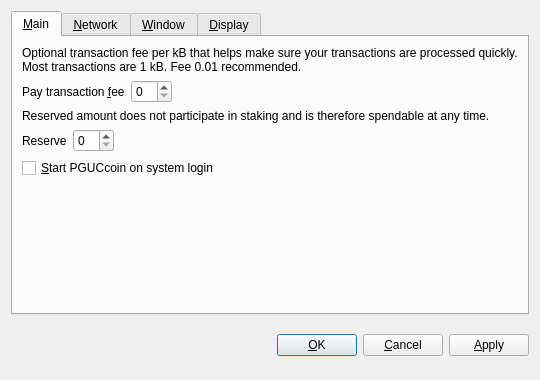
<?xml version="1.0" encoding="UTF-8"?>
<ui version="4.0">
 <class>OptionsDialog</class>
 <widget class="QDialog" name="OptionsDialog">
  <property name="geometry">
   <rect>
    <x>0</x>
    <y>0</y>
    <width>540</width>
    <height>380</height>
   </rect>
  </property>
  <property name="windowTitle">
   <string>Options</string>
  </property>
  <property name="modal">
   <bool>true</bool>
  </property>
  <layout class="QVBoxLayout" name="verticalLayout">
   <item>
    <widget class="QTabWidget" name="tabWidget">
     <property name="tabPosition">
      <enum>QTabWidget::North</enum>
     </property>
     <property name="currentIndex">
      <number>0</number>
     </property>
     <widget class="QWidget" name="tabMain">
      <attribute name="title">
       <string>&amp;Main</string>
      </attribute>
      <layout class="QVBoxLayout" name="verticalLayout_Main">
       <item>
        <widget class="QLabel" name="transactionFeeInfoLabel">
         <property name="text">
          <string>Optional transaction fee per kB that helps make sure your transactions are processed quickly. Most transactions are 1 kB. Fee 0.01 recommended.</string>
         </property>
         <property name="textFormat">
          <enum>Qt::PlainText</enum>
         </property>
         <property name="wordWrap">
          <bool>true</bool>
         </property>
        </widget>
       </item>
       <item>
        <layout class="QHBoxLayout" name="horizontalLayoutFee">
         <item>
          <widget class="QLabel" name="transactionFeeLabel">
           <property name="text">
            <string>Pay transaction &amp;fee</string>
           </property>
           <property name="textFormat">
            <enum>Qt::PlainText</enum>
           </property>
           <property name="buddy">
            <cstring>transactionFee</cstring>
           </property>
          </widget>
         </item>
         <item>
          <widget class="BitcoinAmountField" name="transactionFee"/>
         </item>
         <item>
          <spacer name="horizontalSpacerFee">
           <property name="orientation">
            <enum>Qt::Horizontal</enum>
           </property>
           <property name="sizeHint" stdset="0">
            <size>
             <width>40</width>
             <height>20</height>
            </size>
           </property>
          </spacer>
         </item>
        </layout>
       </item>
       <item>
        <widget class="QLabel" name="reserveBalanceInfoLabel">
         <property name="text">
          <string>Reserved amount does not participate in staking and is therefore spendable at any time.</string>
         </property>
         <property name="textFormat">
          <enum>Qt::PlainText</enum>
         </property>
         <property name="wordWrap">
          <bool>true</bool>
         </property>
        </widget>
       </item>
       <item>
        <layout class="QHBoxLayout" name="horizontalLayoutReserveBalance">
         <item>
          <widget class="QLabel" name="reserveBalanceLabel">
           <property name="text">
            <string>Reserve</string>
           </property>
           <property name="textFormat">
            <enum>Qt::PlainText</enum>
           </property>
           <property name="buddy">
            <cstring>reserveBalance</cstring>
           </property>
          </widget>
         </item>
         <item>
          <widget class="BitcoinAmountField" name="reserveBalance"/>
         </item>
         <item>
          <spacer name="horizontalSpacerReserveBalance">
           <property name="orientation">
            <enum>Qt::Horizontal</enum>
           </property>
           <property name="sizeHint" stdset="0">
            <size>
             <width>40</width>
             <height>20</height>
            </size>
           </property>
          </spacer>
         </item>
        </layout>
       </item>
       <item>
        <widget class="QCheckBox" name="bitcoinAtStartup">
         <property name="toolTip">
          <string>Automatically start PGUCcoin after logging in to the system.</string>
         </property>
         <property name="text">
          <string>&amp;Start PGUCcoin on system login</string>
         </property>
        </widget>
       </item>
       <item>
        <spacer name="verticalSpacer_Main">
         <property name="orientation">
          <enum>Qt::Vertical</enum>
         </property>
         <property name="sizeHint" stdset="0">
          <size>
           <width>20</width>
           <height>40</height>
          </size>
         </property>
        </spacer>
       </item>
      </layout>
     </widget>
     <widget class="QWidget" name="tabNetwork">
      <attribute name="title">
       <string>&amp;Network</string>
      </attribute>
      <layout class="QVBoxLayout" name="verticalLayout_Network">
       <item>
        <widget class="QCheckBox" name="mapPortUpnp">
         <property name="toolTip">
          <string>Automatically open the PGUCcoin client port on the router. This only works when your router supports UPnP and it is enabled.</string>
         </property>
         <property name="text">
          <string>Map port using &amp;UPnP</string>
         </property>
        </widget>
       </item>
       <item>
        <widget class="QCheckBox" name="connectSocks">
         <property name="toolTip">
          <string>Connect to the PGUCcoin network through a SOCKS proxy (e.g. when connecting through Tor).</string>
         </property>
         <property name="text">
          <string>&amp;Connect through SOCKS proxy:</string>
         </property>
        </widget>
       </item>
       <item>
        <layout class="QHBoxLayout" name="horizontalLayout_Network">
         <item>
          <widget class="QLabel" name="proxyIpLabel">
           <property name="text">
            <string>Proxy &amp;IP:</string>
           </property>
           <property name="textFormat">
            <enum>Qt::PlainText</enum>
           </property>
           <property name="buddy">
            <cstring>proxyIp</cstring>
           </property>
          </widget>
         </item>
         <item>
          <widget class="QValidatedLineEdit" name="proxyIp">
           <property name="maximumSize">
            <size>
             <width>140</width>
             <height>16777215</height>
            </size>
           </property>
           <property name="toolTip">
            <string>IP address of the proxy (e.g. 127.0.0.1)</string>
           </property>
          </widget>
         </item>
         <item>
          <widget class="QLabel" name="proxyPortLabel">
           <property name="text">
            <string>&amp;Port:</string>
           </property>
           <property name="textFormat">
            <enum>Qt::PlainText</enum>
           </property>
           <property name="buddy">
            <cstring>proxyPort</cstring>
           </property>
          </widget>
         </item>
         <item>
          <widget class="QLineEdit" name="proxyPort">
           <property name="maximumSize">
            <size>
             <width>55</width>
             <height>16777215</height>
            </size>
           </property>
           <property name="toolTip">
            <string>Port of the proxy (e.g. 9050)</string>
           </property>
          </widget>
         </item>
         <item>
          <widget class="QLabel" name="socksVersionLabel">
           <property name="text">
            <string>SOCKS &amp;Version:</string>
           </property>
           <property name="textFormat">
            <enum>Qt::PlainText</enum>
           </property>
           <property name="buddy">
            <cstring>socksVersion</cstring>
           </property>
          </widget>
         </item>
         <item>
          <widget class="QValueComboBox" name="socksVersion">
           <property name="toolTip">
            <string>SOCKS version of the proxy (e.g. 5)</string>
           </property>
          </widget>
         </item>
         <item>
          <spacer name="horizontalSpacer_Network">
           <property name="orientation">
            <enum>Qt::Horizontal</enum>
           </property>
           <property name="sizeHint" stdset="0">
            <size>
             <width>40</width>
             <height>20</height>
            </size>
           </property>
          </spacer>
         </item>
        </layout>
       </item>
       <item>
        <spacer name="verticalSpacer_Network">
         <property name="orientation">
          <enum>Qt::Vertical</enum>
         </property>
         <property name="sizeHint" stdset="0">
          <size>
           <width>20</width>
           <height>40</height>
          </size>
         </property>
        </spacer>
       </item>
      </layout>
     </widget>
     <widget class="QWidget" name="tabWindow">
      <attribute name="title">
       <string>&amp;Window</string>
      </attribute>
      <layout class="QVBoxLayout" name="verticalLayout_Window">
       <item>
        <widget class="QCheckBox" name="minimizeToTray">
         <property name="toolTip">
          <string>Show only a tray icon after minimizing the window.</string>
         </property>
         <property name="text">
          <string>&amp;Minimize to the tray instead of the taskbar</string>
         </property>
        </widget>
       </item>
       <item>
        <widget class="QCheckBox" name="minimizeOnClose">
         <property name="toolTip">
          <string>Minimize instead of exit the application when the window is closed. When this option is enabled, the application will be closed only after selecting Quit in the menu.</string>
         </property>
         <property name="text">
          <string>M&amp;inimize on close</string>
         </property>
        </widget>
       </item>
       <item>
        <spacer name="verticalSpacer_Window">
         <property name="orientation">
          <enum>Qt::Vertical</enum>
         </property>
         <property name="sizeHint" stdset="0">
          <size>
           <width>20</width>
           <height>40</height>
          </size>
         </property>
        </spacer>
       </item>
      </layout>
     </widget>
     <widget class="QWidget" name="tabDisplay">
      <attribute name="title">
       <string>&amp;Display</string>
      </attribute>
      <layout class="QVBoxLayout" name="verticalLayout_Display">
       <item>
        <layout class="QHBoxLayout" name="horizontalLayout_1_Display">
         <item>
          <widget class="QLabel" name="langLabel">
           <property name="text">
            <string>User Interface &amp;language:</string>
           </property>
           <property name="textFormat">
            <enum>Qt::PlainText</enum>
           </property>
           <property name="buddy">
            <cstring>lang</cstring>
           </property>
          </widget>
         </item>
         <item>
          <widget class="QValueComboBox" name="lang">
           <property name="toolTip">
            <string>The user interface language can be set here. This setting will take effect after restarting PGUCcoin.</string>
           </property>
          </widget>
         </item>
        </layout>
       </item>
       <item>
        <layout class="QHBoxLayout" name="horizontalLayout_2_Display">
         <item>
          <widget class="QLabel" name="unitLabel">
           <property name="text">
            <string>&amp;Unit to show amounts in:</string>
           </property>
           <property name="textFormat">
            <enum>Qt::PlainText</enum>
           </property>
           <property name="buddy">
            <cstring>unit</cstring>
           </property>
          </widget>
         </item>
         <item>
          <widget class="QValueComboBox" name="unit">
           <property name="toolTip">
            <string>Choose the default subdivision unit to show in the interface and when sending coins.</string>
           </property>
          </widget>
         </item>
        </layout>
       </item>
       <item>
        <widget class="QCheckBox" name="displayAddresses">
         <property name="toolTip">
          <string>Whether to show PGUCcoin addresses in the transaction list or not.</string>
         </property>
         <property name="text">
          <string>&amp;Display addresses in transaction list</string>
         </property>
        </widget>
       </item>
       <item>
        <widget class="QCheckBox" name="coinControlFeatures">
         <property name="toolTip">
          <string>Whether to show coin control features or not.</string>
         </property>
         <property name="text">
          <string>Display coin &amp;control features (experts only!)</string>
         </property>
        </widget>
       </item>
       <item>
        <spacer name="verticalSpacer_Display">
         <property name="orientation">
          <enum>Qt::Vertical</enum>
         </property>
         <property name="sizeHint" stdset="0">
          <size>
           <width>20</width>
           <height>40</height>
          </size>
         </property>
        </spacer>
       </item>
      </layout>
     </widget>
    </widget>
   </item>
   <item>
    <layout class="QHBoxLayout" name="horizontalLayout_Buttons">
     <item>
      <spacer name="horizontalSpacer_1">
       <property name="orientation">
        <enum>Qt::Horizontal</enum>
       </property>
       <property name="sizeHint" stdset="0">
        <size>
         <width>40</width>
         <height>48</height>
        </size>
       </property>
      </spacer>
     </item>
     <item>
      <widget class="QLabel" name="statusLabel">
       <property name="font">
        <font>
         <weight>75</weight>
         <bold>true</bold>
        </font>
       </property>
       <property name="text">
        <string/>
       </property>
       <property name="textFormat">
        <enum>Qt::PlainText</enum>
       </property>
       <property name="wordWrap">
        <bool>true</bool>
       </property>
      </widget>
     </item>
     <item>
      <spacer name="horizontalSpacer_2">
       <property name="orientation">
        <enum>Qt::Horizontal</enum>
       </property>
       <property name="sizeHint" stdset="0">
        <size>
         <width>40</width>
         <height>48</height>
        </size>
       </property>
      </spacer>
     </item>
     <item>
      <widget class="QPushButton" name="okButton">
       <property name="text">
        <string>&amp;OK</string>
       </property>
      </widget>
     </item>
     <item>
      <widget class="QPushButton" name="cancelButton">
       <property name="text">
        <string>&amp;Cancel</string>
       </property>
       <property name="autoDefault">
        <bool>false</bool>
       </property>
      </widget>
     </item>
     <item>
      <widget class="QPushButton" name="applyButton">
       <property name="text">
        <string>&amp;Apply</string>
       </property>
       <property name="autoDefault">
        <bool>false</bool>
       </property>
      </widget>
     </item>
    </layout>
   </item>
  </layout>
 </widget>
 <customwidgets>
  <customwidget>
   <class>BitcoinAmountField</class>
   <extends>QSpinBox</extends>
   <header>bitcoinamountfield.h</header>
  </customwidget>
  <customwidget>
   <class>QValueComboBox</class>
   <extends>QComboBox</extends>
   <header>qvaluecombobox.h</header>
  </customwidget>
  <customwidget>
   <class>QValidatedLineEdit</class>
   <extends>QLineEdit</extends>
   <header>qvalidatedlineedit.h</header>
  </customwidget>
 </customwidgets>
 <resources/>
 <connections/>
</ui>
